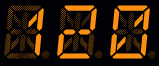
#> input picture art/panel/display_ref.png, 159 x 66 px
$ python -i panel_art.py   (imports and definitions only)
#> lines starting #> are read from the running program, lines starting #| are printed output that depends on the picture; after the words box and inside, x2 and y2 are one past the last pixel; in counts of white or black regions, pixels touching at a corner belong together
### tools/panel.py
#!/usr/bin/env python3
"""LXRXXL BAZZLINE's three pages: where every control of the artwork sits on MPC's plugin screen.

    python3 tools/panel.py --write     (writes layout.conf from this file)
    python3 tools/panel.py --check     (fails when layout.conf is stale)

The pages are made from the artwork in art/panel/ by Suns Kiefer (1000 x 625 each), filling MPC's whole 1280 x 628
plugin area:
    PANEL      front_bg.png stretched to the full screen (x 1.28, y 1.0048); the knobs stay round
    MODULES    modules_bg.png's top (the sound modules, y 0..418) at 1.28, with a big readout under it: the control
               last touched, its track and its value
    FX MIXER   modules_bg.png's bottom (the delay and the gate/duck, y 395..625) at 1.28, a readout, and the mixer: eight
               strips (PAN, DLY SEND, LEVEL, MUTE, SOLO) and MASTER, made from the artwork's slider boxes and caps
Other pictures used: knob_big.png / knob_encoder.png (the knobs), btn_lit_*.png (a lit key), thumb_v.png / thumb_h.png
(the slider and switch caps). The positions below are in the artwork's pixels; page() puts them on the screen.

layout.conf only carries the three tabs and their Q-Links for mpc-vst-plugins; tools/panel_art.py then builds every
control from the artwork. Q-Links: every parameter of a page, in reading order (top-left first, row by row), 16 per
Q-Link sub-page. Coordinates in layout.conf are Force Shadow pixels (y 86..714)."""
import json
import os
import sys

ROOT = os.path.dirname(os.path.dirname(os.path.abspath(__file__)))
ART = os.path.join(ROOT, "art", "panel")
Y0 = 86
W, H = 1280, 628
ART_W, ART_H = 1000, 625

TABS = ["PANEL", "MODULES", "FX MIXER"]

# ---------------------------------------------------------------- each page: which artwork, what part, at what scale
# tab -> (picture, crop (x0, y0, x1, y1) in artwork pixels, sx, sy)
PAGES = {
    0: ("front_bg.png", (0, 0, 1000, 625), W / ART_W, H / ART_H),
    1: ("modules_bg.png", (0, 0, 1000, 418), 1.28, 1.28),
    2: ("modules_bg.png", (0, 395, 1000, 625), 1.28, 1.28),
}
# the parts of a crop that belong to the other page: their printing wiped (the panel's finish filled in)
MASKS = {
    1: [(383, 395, 94, 20), (0, 414, 1000, 4)],                     # DRY/WET (the delay's), the delay's labels' tops
    2: [(0, 395, 385, 24), (475, 395, 525, 24)],                    # the modules' last labels and slots above the delay
}
READOUT = {1: (0, 535, 1280, 93), 2: (0, 294, 1280, 44)}          # page px: the big readout strip
MIXER_Y = 338                                                      # page px: the mixer (FX MIXER), 290 px tall


def scale(tab):
    return PAGES[tab][2], PAGES[tab][3]


# [4 lines left out: function page, not called in this run]


# ---------------------------------------------------------------- knobs: (tab, key, cx, cy, size, picture, ring)
# size: the knob picture's diameter in artwork pixels (as placed in the mockups); ring: the white segmented ring
# around it (the delay's TIME has its scale printed on the panel instead)
KNOBS = [
    (0, "drive", 98.5, 226.5, 130, "big", 1), (0, "cutoff", 896, 226, 130, "big", 1),
    (0, "detune", 244, 256.5, 98, "big", 1), (0, "vca_env", 373, 256, 86, "big", 1),
    (0, "vcf_env", 625, 257, 88, "big", 1), (0, "resonance", 753, 257, 98, "big", 1),
    (0, "fm_lvl", 62, 388, 98, "big", 1), (0, "sub_lvl", 191, 385, 98, "big", 1),
    (0, "noise_lvl", 311, 389, 98, "big", 1), (0, "lfo_rate", 682, 385, 98, "big", 1),
    (0, "lfo_lvl", 802, 383, 98, "big", 1), (0, "env_cv", 931, 385, 98, "big", 1),
    (0, "sel", 432, 424, 106, "encoder", 1), (0, "note", 563, 425, 106, "encoder", 1),
    (0, "dly_wet", 85, 100, 64, "big", 1), (0, "dly_time", 242, 120, 128, "big", 0),
    (0, "gd_rel", 712, 142, 72, "big", 1),
    (1, "acc_amt", 419, 88, 52, "big", 1), (1, "acc_sweep", 419, 161, 52, "big", 1),
    (1, "slide_time", 490, 125.5, 50, "big", 1), (1, "keytrack", 341, 382, 50, "big", 1),
    (1, "sw_rate", 494, 354, 48, "big", 1), (1, "detune", 577, 380, 50, "big", 1),
    (1, "sw_mix", 657, 356, 50, "big", 1),
    (2, "dly_time", 145.5, 519.5, 130, "big", 0), (2, "dly_in", 272, 467, 50, "big", 1),
    (2, "dly_fb", 344, 468, 50, "big", 1), (2, "dly_wet", 429, 452, 64, "big", 1),
    (2, "gd_depth", 621, 518, 72, "big", 1), (2, "gd_hold", 722, 517, 72, "big", 1),
    (2, "gd_atk", 818, 517, 72, "big", 1), (2, "gd_rel", 918, 517, 72, "big", 1),
]
KNOB_MAX = 126      # page px: a knob's 128-frame filmstrip stays under MPC's 16384 px (docs/NOTES.md, the framework's rule)

# ---------------------------------------------------------------- sliders (MODULES): key -> channel (x, y0, y1)
# the dark channel printed on the panel; the thumb runs along it, the top is the maximum (an option list: the first
# option at the top)
VSLIDERS = [("osc_mode", 60, 48, 197), ("fm_ratio", 118, 48, 197), ("wave_pos", 175, 48, 197),
            ("drive", 246, 48, 197), ("sub_lvl", 305, 48, 197), ("tone", 360, 48, 197),
            ("vcf_atk", 566, 44, 193), ("vcf_dec", 624, 44, 193), ("vca_atk", 681, 44, 193),
            ("vca_env", 738, 44, 193), ("env_cv", 797, 44, 193), ("pitch_dec", 854, 44, 193),
            ("level", 912, 44, 193), ("pan", 970, 44, 193)]
# the two sliders printed as DRIVE POS and CURVE (both are on the selector bars below) are DRIVE and SUB LVL: their
# labels are reprinted (tools/panel_art.py RELABEL)
RELABEL_WIPE = [(228, 225, 42, 13), (282, 214, 52, 15)]               # POS, CURVE (artwork pixels)
RELABEL_WORDS = [((160, 436, 193, 447), (305, 217, 8)),                # SUB (front_bg.png's SUB LVL): centre x, top, height
                 ((193, 436, 224, 447), (305, 227, 8))]                # LVL
# the option sliders under the selector bars: key -> channel (x0, y, x1); the first option at the left
HSLIDERS = [("drive_pos", 86, 324.5, 151), ("curve", 74, 384, 169), ("fmodel", 310, 334.5, 375),
            ("sw_mode", 546, 333.5, 611), ("mod_wave", 749, 321, 910), ("mod_dest", 754, 392, 915)]
THUMB_V = (9, 17)       # the thumb on every slider (as in the mockups)
THUMB_SW = (8, 16)      # the toggle switches' thumb

# ---------------------------------------------------------------- selector bars (MODULES): key -> (x, y, w, h, n)
BARS = [("drive_pos", 25, 290, 182, 18, 2), ("curve", 28, 345, 183, 19, 3), ("fmodel", 249, 290, 182, 18, 2),
        ("sw_mode", 485, 289, 182, 18, 2), ("mod_wave", 721, 281, 213, 21, 5), ("mod_dest", 723, 354, 214, 21, 4)]
LABEL_OPTS = [("osc_mode", [(5, 36, 33, 16), (6, 108, 26, 14), (2, 179, 39, 14)]),
              ("mod_sync", [(941, 292, 39, 14), (938, 391, 47, 12)])]
SYNC_SLOT = (961, 317, 381)       # x, y0, y1: the FREE / TEMPO switch
THUMB_SYNC = (17, 9)

# ---------------------------------------------------------------- two- and three-way switches
# (tab, key, slot thumb positions [(x, y)], tap zones [(x, y, w, h)] per option, orientation)
SWITCHES = [
    (0, "wave", [(442.5, 238), (442.5, 253), (442.5, 268)],
     [(430, 231, 66, 15), (430, 246, 66, 15), (430, 261, 66, 15)], "v"),
    (0, "fmode", [(526, 245), (526, 261)], [(514, 231, 52, 22), (514, 253, 52, 22)], "v"),
    (0, "gd_mode", [(849.5, 133.5), (903.5, 133.5)], [(764, 118, 112, 28), (876, 118, 112, 28)], "h"),
    (2, "gd_mode", [(842.5, 450.5), (896.5, 450.5)], [(756, 436, 113, 26), (869, 436, 113, 26)], "h"),
    (2, "dly_mode", [(292.5, 605.5), (346.5, 605.5)], [(218, 592, 102, 22), (320, 592, 122, 22)], "h"),
]

# ---------------------------------------------------------------- keys: key -> (tab, cx, cy, diameter of the glass)
KEYS = {}
for i, x in enumerate([385, 447, 507, 567, 630, 691, 752, 813]):
    KEYS["trk%d" % (i + 1)] = (0, x, 52, 45)
for k, x, y in [("link", 899, 51), ("mute", 960, 51), ("shift", 42, 471), ("play", 103, 471), ("stop", 167, 472),
                ("rec", 226, 472), ("barl", 712, 474), ("barr", 774, 474), ("octd", 835, 475), ("octu", 897, 475),
                ("tap", 960, 476)]:
    KEYS[k] = (0, x, y, 45)
for i, x in enumerate([39, 101, 164, 225, 287, 350, 411, 472, 534, 595, 658, 719, 781, 843, 905, 968]):
    KEYS["s%d" % (i + 1)] = (0, x, 545, 57)
for k, x, y in [("d_add", 270.5, 539.5), ("d_hold", 336.5, 540), ("d_rev", 410.5, 540), ("d_tap", 490.5, 539.5),
                ("gd_on", 886.5, 600.5)]:
    KEYS[k] = (2, x, y, 36)   # the coloured keys of the delay and the duck: printed lit, unlit made from them

# VOICE RESET (SHIFT: MUTE ALL): Suns Kiefer's button on its bezel, PANEL, artwork pixels (centre)
RESET_KEY = ("v_reset", 505, 175)                      # key centre (its touch area)
RESET_ART = {"btn_reset_bezel.png": (453, 123),          # top-left of each picture, as in Suns Kiefer's composite
             "btn_reset.png": (454, 130), "btn_reset_on.png": (454, 130)}

# ---------------------------------------------------------------- displays
DISPLAY_CELLS = [(427, 297), (480, 297), (533, 297)]   # PANEL: the three characters' top-left (40 x 54, dot included)
CELL_W, CELL_H = 40, 54
DISPLAY_BOX = (420, 289, 160, 70)                       # the window repainted under them
# the selectors shown in the display's font: a filmstrip each (turn, drag or the data wheel, both ways; a Q-Link)
TRACK_SEL = (1, 388, 3, 160, 31)                         # MODULES: "TRACK n" (art rect)
CH_SEL = (2, 661, 585, 40, 34)                             # FX MIXER: the duck's MIDI channel

# ---------------------------------------------------------------- presets (FX MIXER, page pixels)
# the slot number (the display's font) with its label, and the four keys: glass centre, label centre
PRESET_SLOT = (622, 26, 86, 42)
PRESET_SLOT_LABEL = (622, 6, 86, 16)
PRESET_KEYS = [("pr_sound", 753, 47, "SOUND", 753, 17), ("pr_perf", 817, 70, "PERF", 817, 40),
               ("pr_save", 873, 47, "SAVE", 873, 17), ("pr_load", 928, 70, "LOAD", 928, 40)]
PRESET_GLASS = 34

# ---------------------------------------------------------------- the mixer (FX MIXER, page pixels)
STRIP_W = 134
MIX_STRIPS = [8 + i * STRIP_W for i in range(8)]          # each strip's left edge
MASTER_X = 8 + 8 * STRIP_W                                # the MASTER strip: to the right edge
MIX = {   # inside a strip (x from its left edge, y from MIXER_Y)
    "num": (6, 4, 40, 34),            # the track's number, in the display's font
    "pan": (38, 88, 54),              # knob: cx, cy, size
    "snd": (38, 172, 54),
    "pan_label": (0, 42, 76, 14), "snd_label": (0, 126, 76, 14),
    "fader": (80, 22, 44, 206),       # the slider box (the artwork's LEVEL box): x, y, w, h
    "lvl_label": (70, 4, 64, 14),
    "mute": (4, 232, 62, 54), "solo": (68, 232, 62, 54),
}
MIX_MASTER = {"label": (MASTER_X, 4, 1280 - MASTER_X - 8, 18), "fader": (MASTER_X + 68, 28, 56, 254)}


# ---------------------------------------------------------------- Q-Links: every parameter of a page, in reading order
# [29 lines left out: function controls, not called in this run]


ROW_GAP = {0: 48, 1: 110, 2: 48}   # page px: how far below a row's top a control still belongs to that row


# [14 lines left out: function rows_of, not called in this run]


# MODULES, as the artwork reads (its tall sliders and the ACCENT column make one row, then the selectors under them)
MODULES_ROWS = [["track"],
                ["osc_mode", "fm_ratio", "wave_pos", "drive", "sub_lvl", "tone", "acc_amt", "acc_sweep", "slide_time",
                 "vcf_atk", "vcf_dec", "vca_atk", "vca_env", "env_cv", "pitch_dec", "level", "pan"],
                ["drive_pos", "curve", "fmodel", "keytrack", "sw_rate", "sw_mode", "detune", "sw_mix", "mod_wave", "mod_dest", "mod_sync"]]

# FX MIXER's top: the delay's row (TIME's label is on it) then the duck's knobs, then the bottom switches
FX_ROWS = [["dly_time", "dly_in", "dly_fb", "dly_wet", "pr_slot", "gd_mode"], ["gd_depth", "gd_hold", "gd_atk", "gd_rel"],
           ["dly_mode", "gd_ch"]]


# [11 lines left out: function pack, not called in this run]


def chunks(keys, n=8):
    return [keys[i:i + n] for i in range(0, len(keys), n)]


QLINK_FILE = os.path.join(ROOT, "qlinks.json")   # the Q-Link order, made with the Q-Link Map (bazzline-qlinks.json)
PAGE_IDS = ["panel", "modules", "fx"]


# [51 lines left out: functions mapped_keys, qlink_pages, qlink_names, layout_lines, not called in this run]


# [14 lines that do not run on import are left out]

### tools/panel_art.py
#!/usr/bin/env python3
"""Build the three pages of LXRXXL BAZZLINE's skin from the artwork (art/panel/), into the skin mpc-vst-plugins made
from layout.conf (which only gave the tabs and their Q-Links).

    python3 tools/panel_art.py "<skin dir>/Plugin Skins"

Geometry: tools/panel.py. For each page:
  - the background: the artwork filling the whole screen (PANEL stretched; MODULES and FX MIXER at 1.28), a white
    segmented ring around each knob (drawn on the page, so it stays round), the display windows, the readout strip,
    and on FX MIXER the mixer's strips (labels in Michroma, OFL; the track numbers in DSEG14);
  - knobs: filmstrips of the knob picture turning (-150..+150 degrees), 128 square frames with numFrames 127 and at
    most 126 px (16128 px of strip), the framework's rule for knobs that turn in place on MPC (docs/NOTES.md); one
    transparent strip per size, over the background;
  - sliders (MODULES) and the mixer's faders: filmstrips of the cap along the printed channel (frames of the slider's
    own size, numFrames = their count, strips <= 12288 px); the faders are the artwork's slider box and cap;
  - option controls (selector bars, OSC MODE, FREE/TEMPO, the toggle switches): a radio group of pictures;
  - keys: two pictures each, unlit and lit (the lit glass in the display's orange);
  - the PANEL display: one picture per character (MPC's IndexedEnabling), in DSEG14 Classic (OFL) in the display's
    orange with its unlit segments and a glow; TRACK (MODULES) and the duck's MIDI CH (FX MIXER) are filmstrips of
    that look, so the wheel, a drag and a Q-Link step them both ways;
  - the readout: MPC's own text (Titillium Web) showing the "readout" parameter: the control last touched.
Every control's definition in TUI.json is written here; the generated ones are removed."""
import json
import math
import os
import sys

import numpy as np
from PIL import Image, ImageDraw, ImageFilter, ImageFont
from scipy import ndimage

sys.path.insert(0, os.path.dirname(os.path.abspath(__file__)))
import panel as P  # noqa: E402
import gen_params  # noqa: E402

FONT = os.path.join(P.ROOT, "art", "fonts", "DSEG14Classic-Italic.ttf")
LABEL_FONT = os.path.join(P.ROOT, "art", "fonts", "Michroma-Regular.ttf")
LIT = (251, 144, 19)            # the display's orange (front_bg.png)
GHOST = (54, 31, 7)             # its unlit segments
WINDOW = (8, 6, 4)              # the display window
INK = (232, 232, 228)           # the panel's printed white
FINISH = (24, 24, 24)           # the panel's dark finish
KNOB_SPAN = 150                 # degrees each side of 12 o'clock
KNOB_FRAMES = 128               # the framework's knob strips: 128 frames, numFrames 127 (turn in place on MPC)
MAX_STRIP = 12288               # px: slider strips (frames of their own size, numFrames = count)
SS = 3


def art(name):
    return Image.open(os.path.join(P.ART, name)).convert("RGBA")


def R(v):
    return int(round(v))


# [5 lines left out: function prect, not called in this run]


def knob_px(tab, size):
    """a knob's page size: round (the page's vertical scale), even, at most KNOB_MAX"""
    return min(P.KNOB_MAX, 2 * R(size * P.scale(tab)[1] / 2))


# ------------------------------------------------------------------------------------------------ drawing helpers
# [42 lines left out: functions ring_layer, wipe, not called in this run]


def label_font(px):
    return ImageFont.truetype(LABEL_FONT, px)


# [13 lines left out: functions label, mixer_finish, not called in this run]


def window(d, rect, radius=6):
    x, y, w, h = rect
    d.rounded_rectangle([x, y, x + w - 1, y + h - 1], radius=radius, fill=WINDOW + (255,), outline=(40, 40, 40, 255), width=2)


# circuit_clean.png (Suns Kiefer): the MODULES panel's circuit without its printing, 37 px right and 3 px up of it
CLEAN_DX, CLEAN_DY = 37, -3
_clean = {}


def clean_modules():
    """the clean circuit registered on modules_bg.png (1000 x 625) and where it covers it (a mask)"""
    if not _clean:
        src = art("circuit_clean.png")
        out = Image.new("RGBA", (P.ART_W, P.ART_H), (0, 0, 0, 0))
        out.paste(src.crop((CLEAN_DX, 0, P.ART_W, P.ART_H)), (0, -CLEAN_DY))
        cover = np.zeros((P.ART_H, P.ART_W), bool)
        cover[-CLEAN_DY:, :P.ART_W - CLEAN_DX] = True
        _clean["img"], _clean["cover"] = out, cover
    return _clean["img"], _clean["cover"]


def clean_patch(img, rect):
    """put the clean circuit back inside rect (artwork pixels of modules_bg.png); outside its cover: wipe()"""
    x, y, w, h = [R(v) for v in rect]
    c, cover = clean_modules()
    if cover[y:y + h, x:x + w].all():
        img.paste(c.crop((x, y, x + w, y + h)), (x, y))
        return img
    return wipe(img, rect)


# [5 lines left out: function circuit_texture, not called in this run]


def relabel(img):
    """MODULES: the sliders printed DRIVE POS and CURVE are DRIVE and SUB LVL (both selectors stay on their bars): POS
    and CURVE wiped, SUB / LVL taken from the front panel's SUB LVL legend and set in two lines like DRIVE POS"""
    for r in P.RELABEL_WIPE:
        img = clean_patch(img, r)
    front = np.asarray(art("front_bg.png").convert("L")).astype(np.float32)
    for (sx0, sy0, sx1, sy1), (cx, top, hgt) in P.RELABEL_WORDS:
        a = np.clip((front[sy0:sy1, sx0:sx1] - 60) / 160, 0, 1)
        w = R((sx1 - sx0) * hgt / (sy1 - sy0))
        word = np.zeros((sy1 - sy0, sx1 - sx0, 4), np.uint8)
        word[..., :3] = INK
        word[..., 3] = (a * 255).astype(np.uint8)
        pic = Image.fromarray(word, "RGBA").resize((w, hgt), Image.LANCZOS)
        img.alpha_composite(pic, (R(cx - w / 2), top))
    return img


# [78 lines left out: functions reset_key_art, make_background, build_mixer_bg, not called in this run]


# the artwork's LEVEL slider box (modules_bg.png) and its channel inside it, artwork pixels
FADER_BOX = (893, 28, 40, 182)
FADER_CHANNEL = (13, 16, 12, 151)     # x, y, w, h inside the box


def fader_box(w, h):
    x, y, bw, bh = FADER_BOX
    return art("modules_bg.png").crop((x, y, x + bw, y + bh)).resize((w, h), Image.LANCZOS)


# [6 lines left out: function fader_travel, not called in this run]


# ------------------------------------------------------------------------------------------------ the display font
_font_cache = {}


# [46 lines left out: functions font_px, fit_font, lit_text, cell_font, not called in this run]


def cell_origin(big):
    gb = big.getbbox("~.")
    return 3 * SS - gb[0], 4 * SS - gb[1] + (P.CELL_H * SS - (gb[3] - gb[1])) / 2


# [83 lines left out: functions glyph_cell, dot_cell, recolour, grey_glass, round_alpha, not called in this run]


# ------------------------------------------------------------------------------------------------ TUI.json pieces
def bounds_s(x, y, w, h):
    return "%d %d %d %d" % (R(x), R(y), R(w), R(h))


# [5 lines left out: function sub, not called in this run]


def focus(w, h):
    return sub("Focus", "Focus", {"version": 1, "backgroundColour": "00000000", "outlineColour": "00000000",
                                  "backgroundInset": 2.0, "outlineThickness": 0.0}, bounds_s(0, 0, w, h), "WhenFocussed")


def action(on, handler, extra=""):
    return {"version": 2, "onAction": on, "handler": handler, "handleName": "" if handler == "Show Overlay" else "Data",
            "additionalData": extra, "handle remapping": {"version": 1, "map": []}}


KNOB_ACTIONS = [action("Mouse Down", "Q-Link"), action("Double Click", "Show Overlay", "knob overlay"),
                action("Enter Pressed", "Show Overlay", "knob overlay")]
KEY_ACTIONS = [action("Mouse Down", "Q-Link"), action("Enter Pressed", "Toggle Switch")]
RADIO_ACTIONS = [action("Mouse Down", "Q-Link")]


# [7 lines left out: function definition, not called in this run]


def filmstrip(name, img, frames, w, h, drag="Vertical", x=0, y=0):
    return sub(name, "Knob", {"version": 5, "knobType": "FilmStrip", "filmStrip": img, "numFrames": frames,
                              "invert": False, "dragOrientation": drag, "handleName": "Data"}, bounds_s(x, y, w, h))


# [31 lines left out: functions button, value_label, placed, picture, not called in this run]


# ------------------------------------------------------------------------------------------------ the builder
class Skin:
    # [22 lines left out: functions __init__, save, not called in this run]

    def opts(self, key):
        return len(self.params[self.index[key]].get("options") or [])

    def has_def(self, key):
        return any(d["key"] == key for d in self.defs)


# [356 lines left out: functions knob_strip, slider_strip, build_page, build_mixer, _levels, bar_looks, not called in this run]


BADGE = 24


# [61 lines left out: functions badge, main, not called in this run]


# [2 lines not run here, left out]

>>> import cv2
>>> picture = cv2.imread('../art/panel/display_ref.png', cv2.IMREAD_GRAYSCALE)
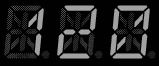
#> picture: shape (66, 159); min 1, max 161, mean 31.7
>>> result = relabel(picture)
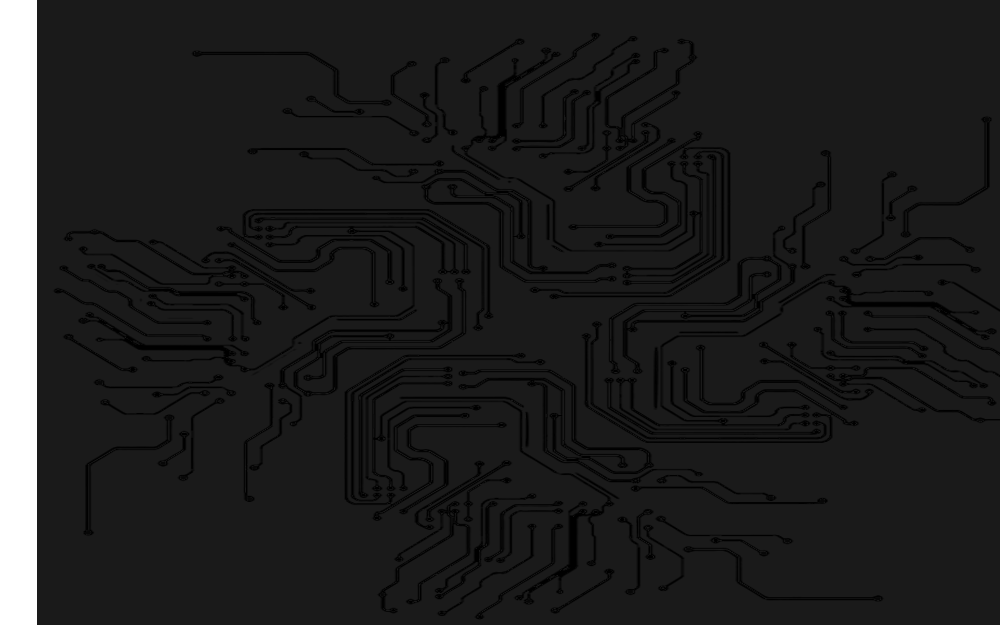
#> input picture art/panel/circuit_clean.png, 1000 x 625 px
#> in art, returned value is the input picture: PIL image 1000x625 RGBA; mean R, G, B, A 23, 23, 23, 245.8
#> in clean_modules, `out = Image.new("RGBA", (P.ART_W, P.ART_H), (0, 0, 0, 0))`: out: PIL image 1000x625 RGBA; every value is 0
#> in clean_modules, `out.paste(src.crop((CLEAN_DX, 0, P.ART_W, P.ART_H)), (0, -CLEAN_DY))`:
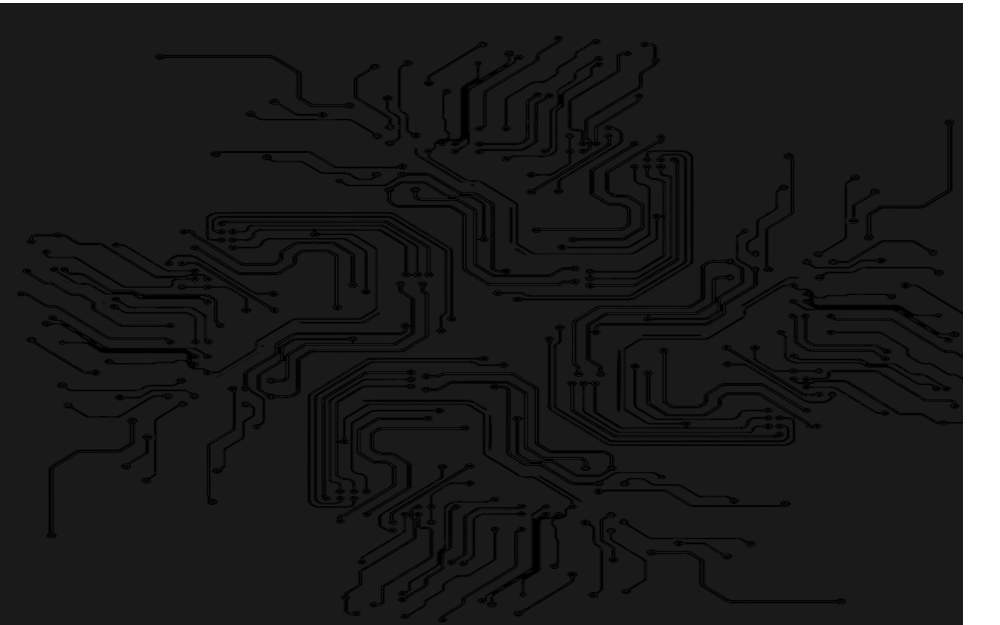
#> out: PIL image 1000x625 RGBA; mean R, G, B, A 22.5, 22.5, 22.5, 244.4; transparent parts drawn white
#> in clean_patch, `c, cover = clean_modules()`:
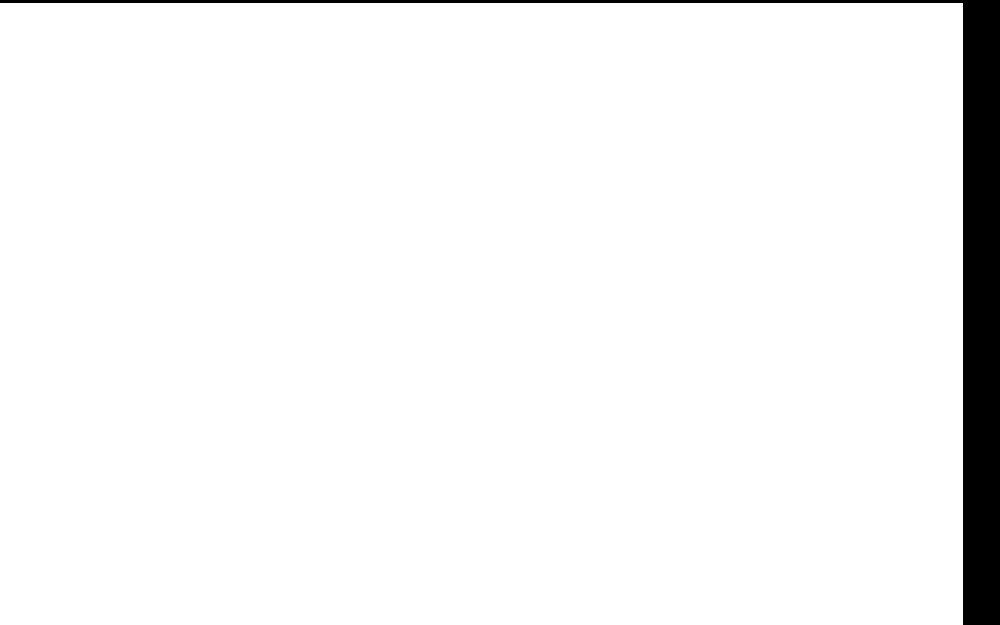
#> cover: shape (625, 1000) bool; 95.8% white; 1 black region, box (x1, y1, x2, y2) and area: (0, 0, 1000, 625) 26014
#> (the run stopped early here; a loop or call above may not have finished)
